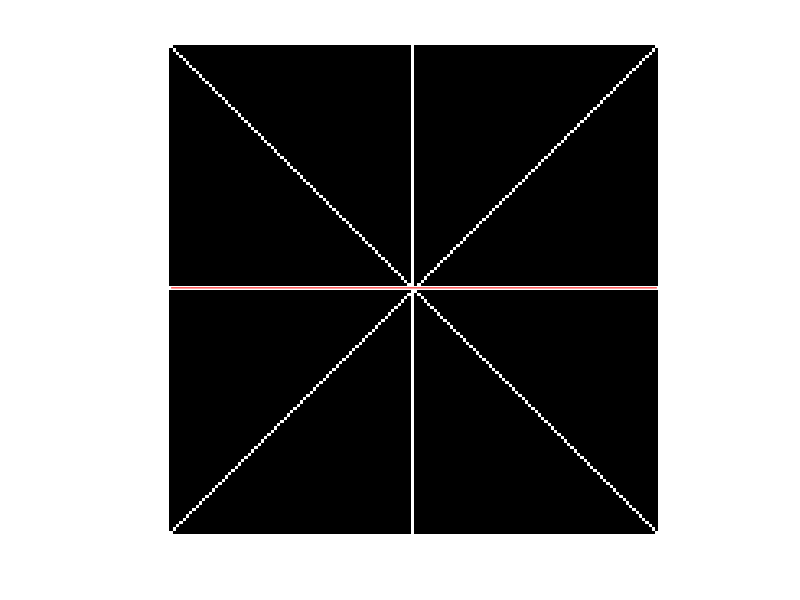
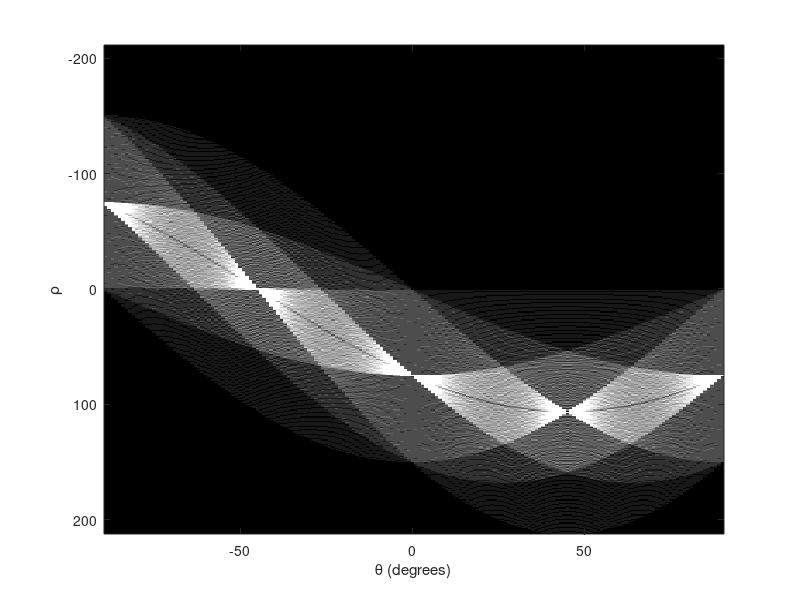
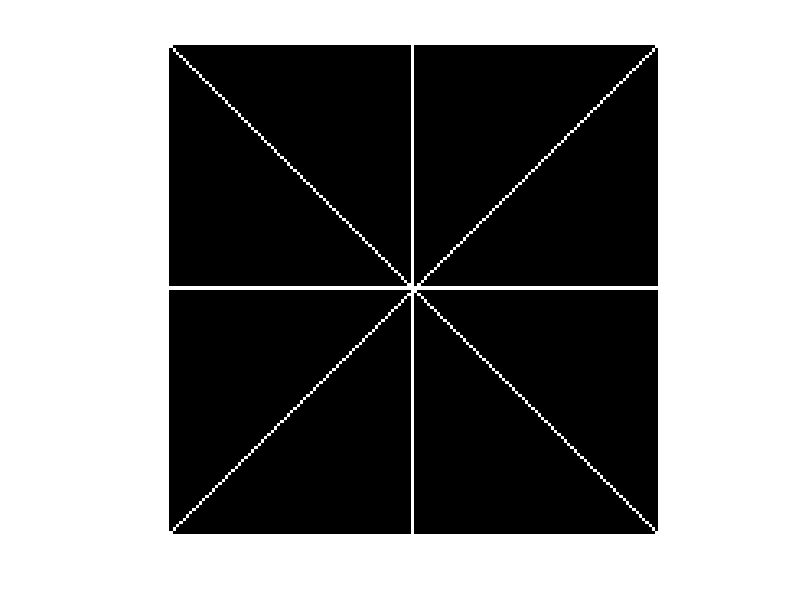

Write the MATLAB code that produced these figures, in order.
clear
clc

myimage=zeros(150,150);%demo line image
[row,col]=size(myimage);
for i=1:150%origin top left
    myimage(i,i)=1;%diagonal down %theta=-45 rho=0
    myimage(i,151-i)=1;%diagonal up %theta=45 rho=107
    myimage(75,i)=1;%horizontal %theta=90 rho=75
    myimage(i,75)=1;%vertical %theta=0 rho=75
end
figure(1)
imshow(myimage)
%origin at top left, rho perpendicular distnace to line from origin
rho=75;
theta=90;
x0=1;
xend=150;
if theta==0
    line([rho rho],[1 size(myimage,1)], 'Color', 'r');
else
    y0=(rho-x0*cosd(theta))/sind(theta);
    yend=(rho-xend*cosd(theta))/sind(theta);
    line([x0 xend], [y0 yend], 'Color','r');
end

[height,width] = size(myimage);%my image size
maxdist = round(sqrt(height^2+width^2));%diagonal image distance
thetas = -90+1:1:90;%all theta range
rhos = -maxdist+1:1:maxdist;%all rho range
numthetas = length(thetas);
numrhos = length(rhos);
accumulator = zeros(numrhos,numthetas);%initialize accumulator
for y=1:height
    for x=1:width
        if myimage(y,x)>0%if edge pixel
            for k=1:numthetas%for each theta
                rho=x*cosd(thetas(k))+y*sind(thetas(k));%calc corresponding rho
                accumulator(round(rho)+maxdist,k)=accumulator(round(rho)+maxdist,k)+1;%vote
            end
        end
    end
end
figure(2)
imshow(imadjust(rescale(accumulator)),[],'XData',thetas,'YData',rhos,'InitialMagnification','fit')
xlabel('\theta (degrees)')
ylabel('\rho')
axis on
axis normal
colormap(gray)

figure(3)
houghimage=zeros(height,width);%init output image
threshold = 0.9*max(max(accumulator));%threshold
[height,width]=size(accumulator);%my accumulator size
%imshow(myimage)
count=0;
for y=1:height
    for x=1:width
        if accumulator(y,x)>threshold
            rho=rhos(y);%take out rho
            theta=thetas(x);%take out theta
            sprintf("theta %d, rho %d",theta,rho);
            count=count+1;
            x0=1;%x start
            xend=size(myimage,2);%x end
            %{
            if theta == 0%vertical line
                line([rho rho],[1 size(myimage,1)], 'Color', 'r');
            else%non vertical line
                y0=(rho-x0*cosd(theta))/sind(theta);
                yend=(rho-xend*cosd(theta))/sind(theta);
                line([x0 xend], [y0 yend], 'Color','r');
            end
            %}
            %%{
            if theta==0%for vertical line
                for idy=1:size(myimage,1)%set each y value
                    houghimage(idy,rho)=255;%at certain x value white
                end
            else %theta!=0 %for non vertical line
                for idx=x0:xend%for each x
                    idy=round((rho-idx*cosd(theta))/sind(theta));%calc corresponding y value
                    houghimage(idy,idx)=255;%set pixel white
                end
            end
            %}
        end
    end
end
count
imshow(houghimage)

%{
[H,theta,rho]=hough(myimage);
figure(4)
imshow(imadjust(rescale(H)),[],...
       'XData',theta,...
       'YData',rho,...
       'InitialMagnification','fit');
xlabel('\theta (degrees)')
ylabel('\rho')
axis on
axis normal 
hold on
colormap(gca,hot)

P = houghpeaks(H,5,'threshold',ceil(0.3*max(H(:))));
x = theta(P(:,2))
y = rho(P(:,1))
plot(x,y,'s','color','black');

lines = houghlines(myimage,theta,rho,P,'FillGap',5,'MinLength',7);
figure(5), imshow(myimage), hold on
max_len = 0;
for k = 1:length(lines)
   xy = [lines(k).point1; lines(k).point2];
   plot(xy(:,1),xy(:,2),'LineWidth',2,'Color','green');

   % Plot beginnings and ends of lines
   plot(xy(1,1),xy(1,2),'x','LineWidth',2,'Color','yellow');
   plot(xy(2,1),xy(2,2),'x','LineWidth',2,'Color','red');

   % Determine the endpoints of the longest line segment
   len = norm(lines(k).point1 - lines(k).point2);
   if ( len > max_len)
      max_len = len;
      xy_long = xy;
   end
end
% highlight the longest line segment
plot(xy_long(:,1),xy_long(:,2),'LineWidth',2,'Color','red');
%}
